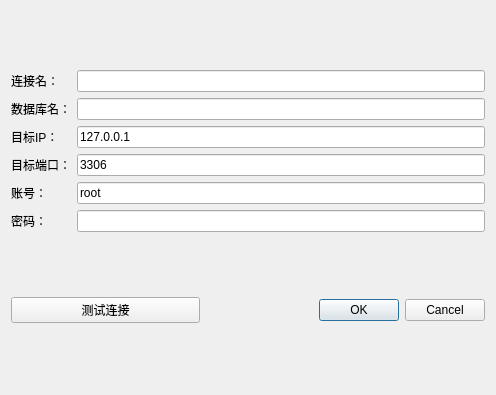
<?xml version="1.0" encoding="UTF-8"?>
<ui version="4.0">
 <class>wd_create_sql_con</class>
 <widget class="QDialog" name="wd_create_sql_con">
  <property name="geometry">
   <rect>
    <x>0</x>
    <y>0</y>
    <width>496</width>
    <height>395</height>
   </rect>
  </property>
  <property name="windowTitle">
   <string>Dialog</string>
  </property>
  <layout class="QVBoxLayout" name="verticalLayout" stretch="5,1">
   <item>
    <layout class="QGridLayout" name="gridLayout">
     <item row="5" column="0">
      <widget class="QLabel" name="lab_con_passwd">
       <property name="text">
        <string>密码：</string>
       </property>
      </widget>
     </item>
     <item row="4" column="1">
      <widget class="QLineEdit" name="edit_con_usr">
       <property name="text">
        <string>root</string>
       </property>
      </widget>
     </item>
     <item row="5" column="1">
      <widget class="QLineEdit" name="edit_con_passwd">
       <property name="echoMode">
        <enum>QLineEdit::Password</enum>
       </property>
      </widget>
     </item>
     <item row="2" column="0">
      <widget class="QLabel" name="lab_con_ip">
       <property name="text">
        <string>目标IP：</string>
       </property>
      </widget>
     </item>
     <item row="3" column="0">
      <widget class="QLabel" name="lab_con_port">
       <property name="text">
        <string>目标端口：</string>
       </property>
      </widget>
     </item>
     <item row="4" column="0">
      <widget class="QLabel" name="lab_con_usr">
       <property name="text">
        <string>账号：</string>
       </property>
      </widget>
     </item>
     <item row="0" column="1">
      <widget class="QLineEdit" name="edit_con_name"/>
     </item>
     <item row="0" column="0">
      <widget class="QLabel" name="lab_con_name">
       <property name="text">
        <string>连接名：</string>
       </property>
      </widget>
     </item>
     <item row="2" column="1">
      <widget class="QLineEdit" name="edit_con_ip">
       <property name="text">
        <string>127.0.0.1</string>
       </property>
      </widget>
     </item>
     <item row="3" column="1">
      <widget class="QLineEdit" name="edit_con_port">
       <property name="text">
        <string>3306</string>
       </property>
      </widget>
     </item>
     <item row="1" column="0">
      <widget class="QLabel" name="lab_con_db">
       <property name="text">
        <string>数据库名：</string>
       </property>
      </widget>
     </item>
     <item row="1" column="1">
      <widget class="QLineEdit" name="edit_con_db"/>
     </item>
    </layout>
   </item>
   <item>
    <layout class="QHBoxLayout" name="horizontalLayout" stretch="5,3,0">
     <item>
      <widget class="QPushButton" name="btn_connect">
       <property name="text">
        <string>测试连接</string>
       </property>
      </widget>
     </item>
     <item>
      <spacer name="horizontalSpacer">
       <property name="orientation">
        <enum>Qt::Horizontal</enum>
       </property>
       <property name="sizeHint" stdset="0">
        <size>
         <width>40</width>
         <height>20</height>
        </size>
       </property>
      </spacer>
     </item>
     <item>
      <widget class="QDialogButtonBox" name="buttonBox">
       <property name="standardButtons">
        <set>QDialogButtonBox::Cancel|QDialogButtonBox::Ok</set>
       </property>
      </widget>
     </item>
    </layout>
   </item>
  </layout>
 </widget>
 <tabstops>
  <tabstop>edit_con_name</tabstop>
  <tabstop>edit_con_db</tabstop>
  <tabstop>edit_con_ip</tabstop>
  <tabstop>edit_con_port</tabstop>
  <tabstop>edit_con_usr</tabstop>
  <tabstop>edit_con_passwd</tabstop>
  <tabstop>btn_connect</tabstop>
 </tabstops>
 <resources/>
 <connections/>
</ui>
